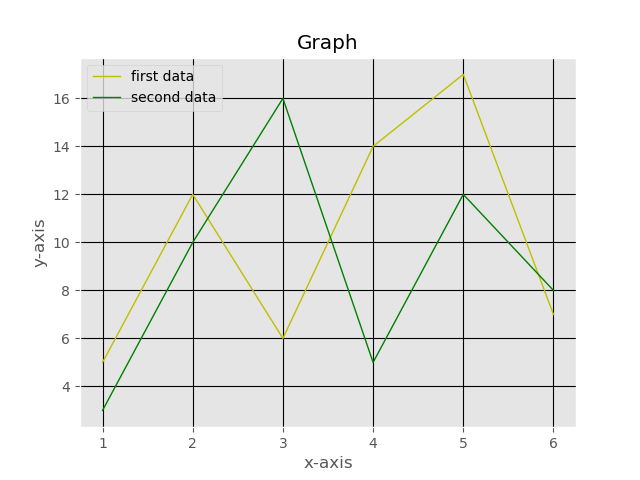

Source code (Python):
""" Author : Juzer Shakir   ||  Created on 10 Nov 2017     ||   Last modified on 19 Dec 2017 9:58am
Topic : How to use matplotlib module in python (using Bar Graph)
Result : Results shown in this directory named 'simple.png'"""
"""----------------------------------------------------------------------------------------------------------------------------------------------------------"""


#importing module
from matplotlib import pyplot as plt
from matplotlib import style

#this will add box like style in background
style.use("ggplot")

#defining list and will import this as an argument to plot function
#co-ordinates of 'first data'
x = [1, 2, 3, 4, 5, 6]
y = [5, 12, 6, 14, 17, 7]
#co-ordinates of 'second data'
x2 = [1, 2, 3, 4, 5, 6]
y2 = [3, 10, 16, 5, 12, 8]

#giving list as an argument to plt on graph
#plotting 'first data'
plt.plot(x,y, color = 'y', label = "first data", linewidth = 1)
#plotting 'second data'
plt.plot(x2,y2, color = 'g', label = "second data", linewidth = 1)

#printing the legend in the graph
plt.legend()
#giving the title to the graph
plt.title('Graph')
#labeling x and y axis
plt.xlabel('x-axis')
plt.ylabel('y-axis')
#this will trigger the lines of the grid in the background by giving the color you want
plt.grid(True, color = 'k')
#outputs the graph
plt.show()


#That's it!
